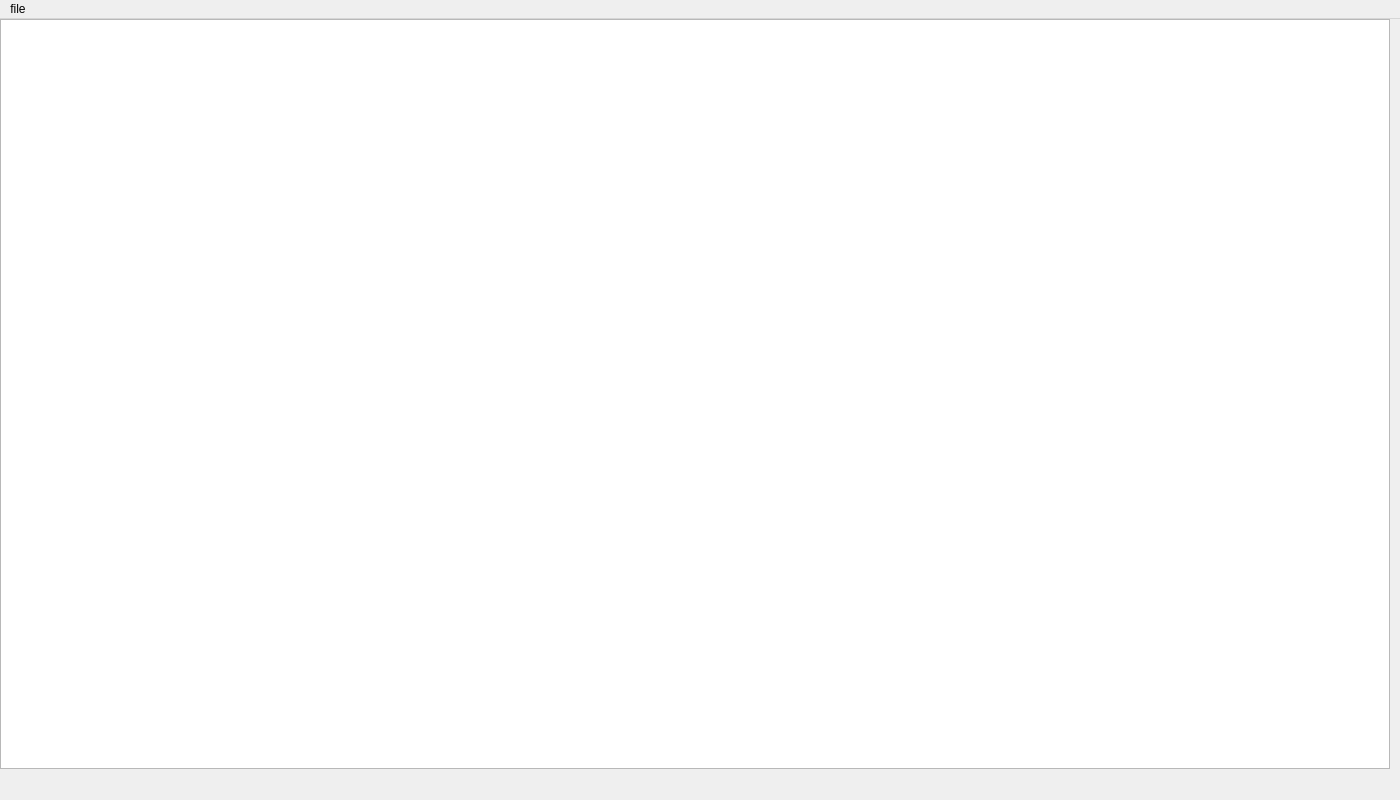
<?xml version="1.0" encoding="UTF-8"?>
<ui version="4.0">
 <class>MainWindow</class>
 <widget class="QMainWindow" name="MainWindow">
  <property name="geometry">
   <rect>
    <x>0</x>
    <y>0</y>
    <width>1400</width>
    <height>800</height>
   </rect>
  </property>
  <property name="windowTitle">
   <string>MainWindow</string>
  </property>
  <widget class="QWidget" name="centralWidget">
   <widget class="QGraphicsView" name="graphicsView">
    <property name="geometry">
     <rect>
      <x>0</x>
      <y>0</y>
      <width>1390</width>
      <height>750</height>
     </rect>
    </property>
   </widget>
  </widget>
  <widget class="QMenuBar" name="menuBar">
   <property name="geometry">
    <rect>
     <x>0</x>
     <y>0</y>
     <width>1400</width>
     <height>22</height>
    </rect>
   </property>
   <widget class="QMenu" name="menuFile">
    <property name="title">
     <string>file</string>
    </property>
    <addaction name="actionOpen"/>
   </widget>
   <addaction name="menuFile"/>
  </widget>
  <action name="actionOpen">
   <property name="text">
    <string>open</string>
   </property>
  </action>
 </widget>
 <layoutdefault spacing="6" margin="11"/>
 <resources/>
 <connections/>
</ui>
